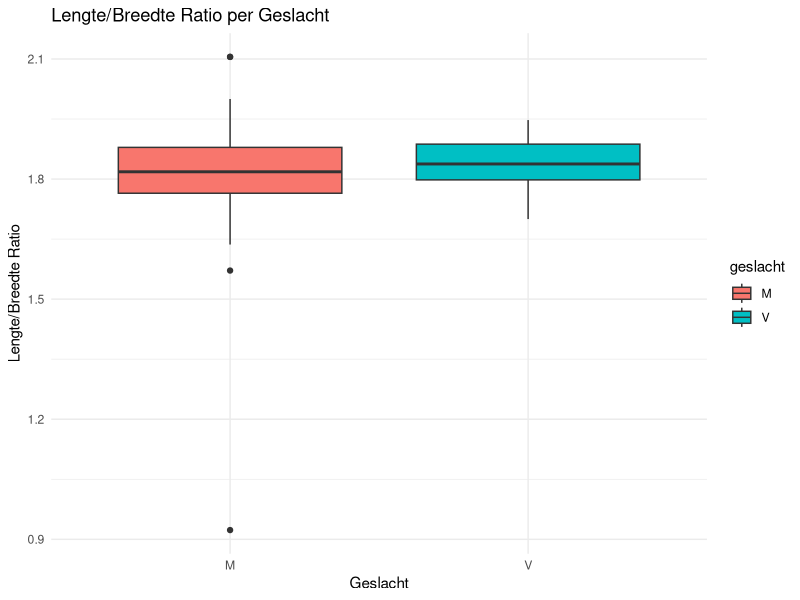

The R script that drew this image:
biometric_data <- read.csv("hand_metingen.csv")
head(biometric_data)
biometric_data$ratio <- biometric_data$lengte / biometric_data$breedte
head(biometric_data)
tapply(biometric_data$ratio, biometric_data$geslacht, mean)
tapply(biometric_data$ratio, biometric_data$geslacht, sd)
shapiro.test(biometric_data$ratio)
female_ratios <- subset(biometric_data, geslacht == "V", select = ratio, drop = TRUE)
male_ratios <- subset(biometric_data, geslacht == "M", select = ratio, drop = TRUE)
t.test(female_ratios, male_ratios)
library(ggplot2)
ggplot(biometric_data, aes(x = geslacht, y = ratio, fill = geslacht)) +
  geom_boxplot() +
  labs(title = "Lengte/Breedte Ratio per Geslacht", x = "Geslacht", y = "Lengte/Breedte Ratio") +
  theme_minimal()


